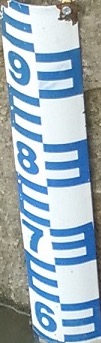
#> input picture edgeDetect/t1.jpg, 101 x 343 px
$ python canny.py
#> lines starting #> are read from the running program, lines starting #| are printed output that depends on the picture; after the words box and inside, x2 and y2 are one past the last pixel; in counts of white or black regions, pixels touching at a corner belong together
#!/usr/bin/env python
import cv2
import numpy as np
from matplotlib import pyplot as plt

img = cv2.imread("t1.jpg", cv2.IMREAD_GRAYSCALE)
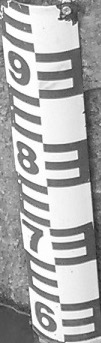
#> img: shape (343, 101); min 32, max 255, mean 171.4
# blur = cv2.bilateralFilter(img, 15, 100, 100)
edges = cv2.Canny(img, 50, 150, apertureSize = 3)
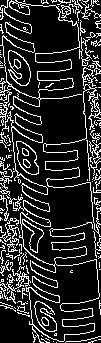
#> edges: shape (343, 101); 17.4% white in thin lines or dots

lines = cv2.HoughLinesP(edges, 1, np.pi / 180, 100, 100, 10)
#> lines = [[29, 292, 30, 308], [13, 143, 14, 161], [87, 140, 89, 180], [11, 127, 12, 140], [98, 280, 99, 296], [3, 46, 3, 56], [2, 18, 2, 8], [92, 202, 92, 214]]
for line in lines:
    x1, y1, x2, y2 = line[0]
    cv2.line(img, (x1, y1), (x2, y2), (0, 255, 0), 2)
#> this loop made 8 passes
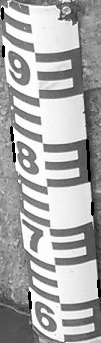
#> img: shape (343, 101); 1.27% of pixels changed, all inside (x1, y1, x2, y2) = (1, 7, 101, 310)

cv2.imwrite("canny.png", img)

$ run again, with edgeDetect/14F3FA233E6E0E97FA0BC2EF1DCF8DD4.jpg copied over edgeDetect/t1.jpg
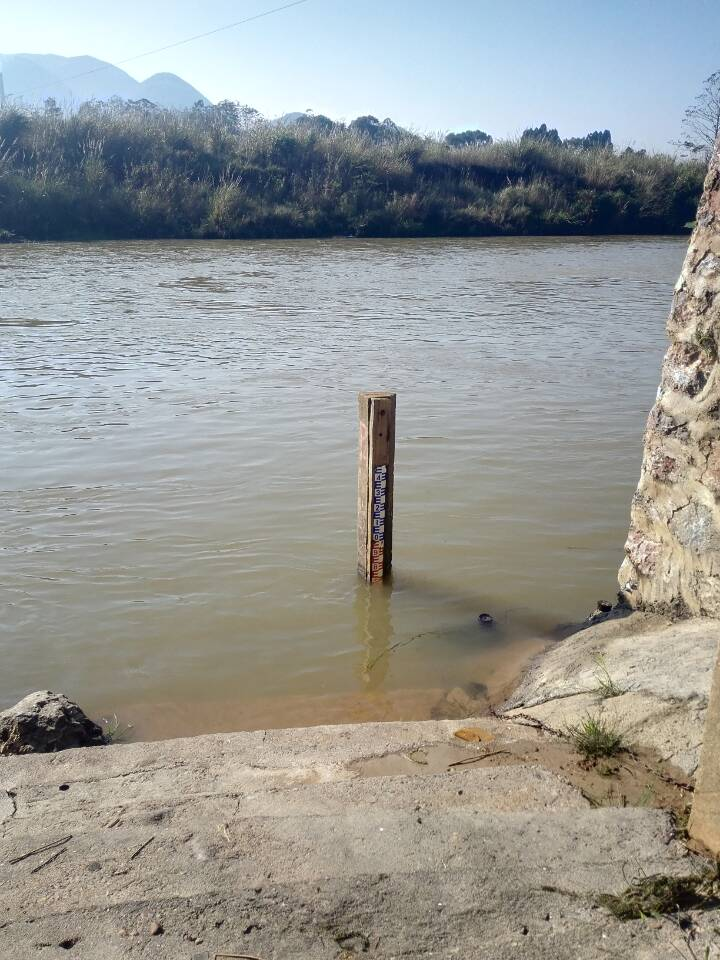
#> input picture edgeDetect/14F3FA233E6E0E97FA0BC2EF1DCF8DD4.jpg, 720 x 960 px
#> `edges = cv2.Canny(img, 50, 150, apertureSize = 3)`:
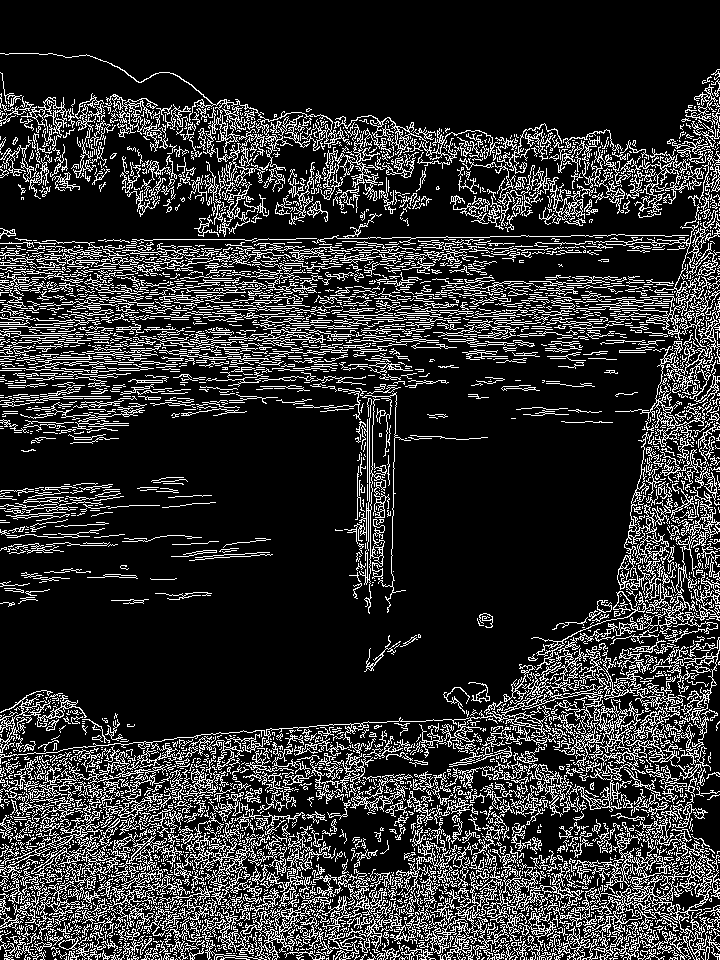
#> edges: shape (960, 720); 18.4% white in thin lines or dots
#> lines = 155 rows, first 6: [702, 195, 703, 182], [678, 583, 678, 568], [500, 315, 510, 315], [133, 886, 144, 886], [596, 304, 615, 304], [593, 309, 603, 309]
#> the loop `for line in lines:` made 155 passes
#> after the loop `for line in lines:`:
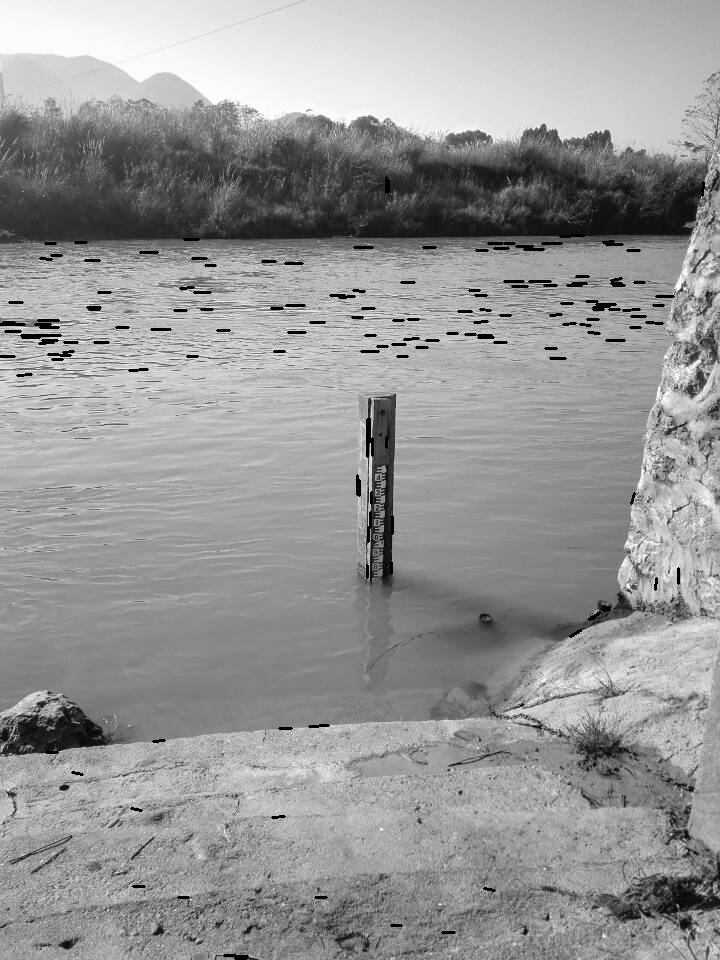
#> img: shape (960, 720); min 0, max 255, mean 150.4
